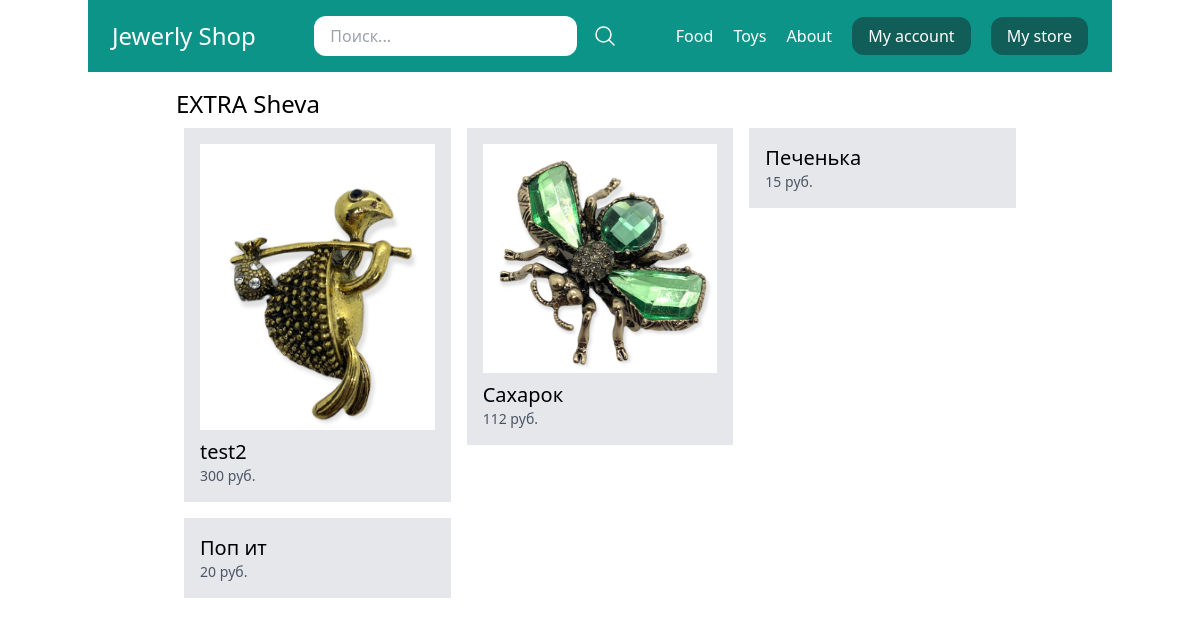
Page /vendors/1/ (signed in) on the committed database.
### store/models.py (models this page shows, shortened)
class Category(models.Model):
    title = models.CharField(max_length=50, verbose_name='Название')
    slug = models.SlugField(max_length=50, verbose_name='Слаг')
    class Meta:
        verbose_name = 'Категория(ю)'
        verbose_name_plural = 'Категории'

class Product(models.Model):
    DRAFT = 'Черновик'
    WAITING_APPROVAL = 'Ожидает подтверждения'
    ACTIVE = 'Активный'
    DELETED = 'Удалён'
    STATUS_CHOICES = (
        (DRAFT, 'Черновик'),
        (WAITING_APPROVAL, 'Ожидает подтверждения'),
        (ACTIVE, 'Активный'),
        (DELETED, 'Удалён'),
    )
    user = models.ForeignKey(
        User, related_name='products', on_delete=models.CASCADE, verbose_name='Пользователь')
    category = models.ForeignKey(
        Category, related_name='products', on_delete=models.CASCADE, verbose_name='Категория')
    title = models.CharField(max_length=50, verbose_name='Название')
    slug = models.SlugField(max_length=50, verbose_name='Слаг')
    description = models.TextField(blank=True, verbose_name='Описание')
    price = models.IntegerField()
    created_at = models.DateTimeField(auto_now_add=True)
    updated_at = models.DateTimeField(auto_now=True)
    image = models.ImageField(upload_to='uploads/product_images/', blank=True, null=True)
    status = models.CharField(
        max_length=50, verbose_name='Статус', choices=STATUS_CHOICES, default=ACTIVE)
    class Meta:
        verbose_name = 'Товар'
        verbose_name_plural = 'Товары'
        ordering = ('-created_at',)
    def get_display_price(self):
        return self.price

### userprofile/views.py (the view)
# urls.py: path('vendors/<int:pk>/', views.vendor_detail, name='vendor_detail'),
def vendor_detail(request, pk):
    user = User.objects.get(pk=pk)
    products = user.products.filter(status=Product.ACTIVE)
    return render(request, 'userprofile/vendor_detail.html', {
        'user': user,
        'products': products,
    })

### store/templatetags/menu.py (called while the page is built)
@register.inclusion_tag('core/menu.html')
def menu():
    categories = Category.objects.all()
    return {'categories': categories}

### userprofile/templates/userprofile/vendor_detail.html (shortened to what this page needs)
{% extends 'core/base.html' %}
{% block content %}
<h1 class="text-2xl">{% firstof user.get_full_name user.username %}</h1>
<div class="flex flex-wrap">
    {% for product in products %}
        <div class="product w-1/3 p-2">
            <div class="p-4 bg-gray-200">
                <a href="{% url 'product_detail' product.category.slug product.slug %}">
                    {% if product.image %}
                    <div class="image mb-2">
                        <img src="{{ product.image.url }}" alt="Image of {{ product.title }}">
                    </div>
                    {% endif %}
                    <h2 class="text-xl">{{ product.title }}</h2>
                    <p class="text-sm text-gray-600">
                        {{ product.get_display_price }} руб.
                    </p>
                </a>
            </div>
        </div>
    {% endfor %}
    </div>
{% endblock %}

### core/templates/core/menu.html (shortened to what this page needs)
{% for category in categories %}
<a href="{% url 'category_detail' category.slug %}" class="text-white">{{ category.title }}</a>
{% endfor %}
<a href="{% url 'about' %}" class="text-white">About</a>

### rows in the picture
Category: title "Food"
Category: title "Toys"
Product: image (picture), title "test2", get_display_price "300"
Product: image (picture), title "Сахарок", get_display_price "112"
Product: title "Печенька", get_display_price "15"
Product: title "Поп ит", get_display_price "20"
